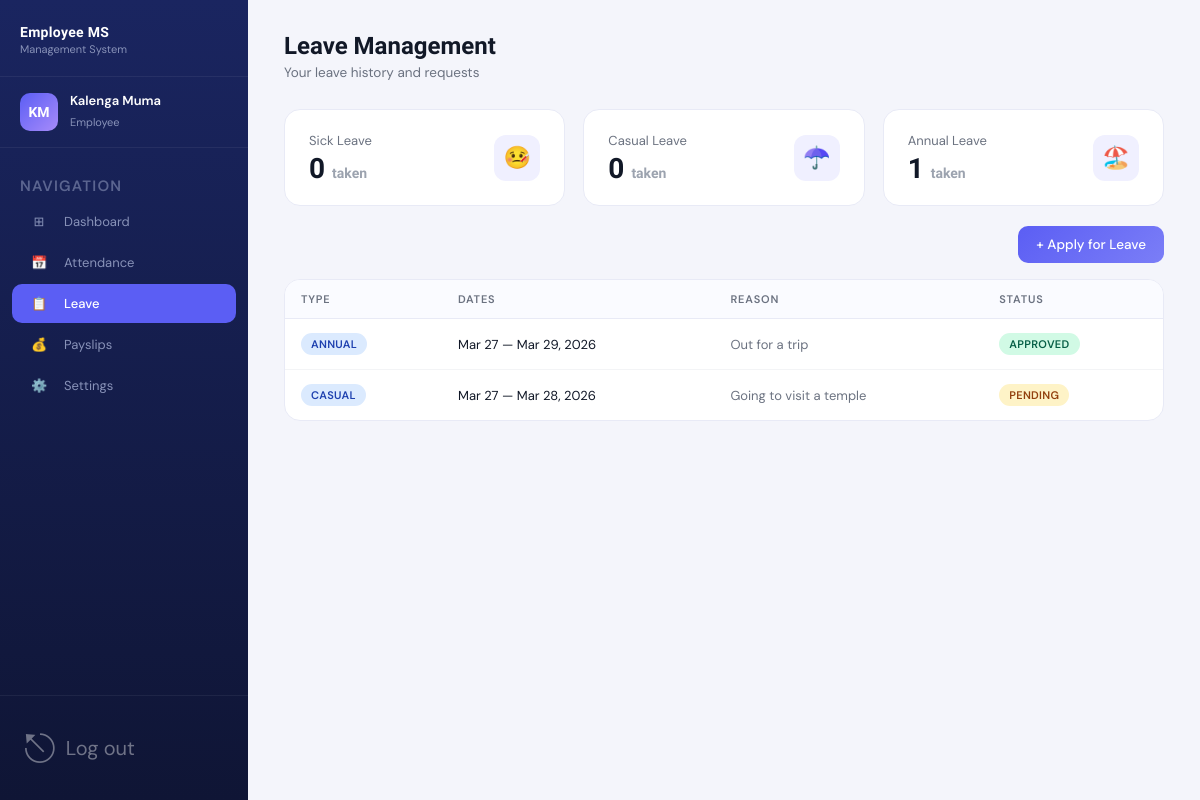
The app's page /employee/leave.php (signed in) with its own data.
### tables this page shows
CREATE TABLE IF NOT EXISTS employees (
    employee_id          INT            PRIMARY KEY AUTO_INCREMENT,
    user_id              INT            UNIQUE NOT NULL,
    full_name            VARCHAR(100)   NOT NULL,
    department_id        INT            NOT NULL,
    position             VARCHAR(100)   NOT NULL,
    basic_salary         DECIMAL(10,2)  NOT NULL,
    joining_date         DATE           NOT NULL,
    annual_leave_balance DECIMAL(5,1)   DEFAULT 12.0,
    bio                  TEXT           NULL,
    is_active            TINYINT(1)     DEFAULT 1,
    FOREIGN KEY (user_id)        REFERENCES users(user_id)             ON DELETE CASCADE,
    FOREIGN KEY (department_id)  REFERENCES departments(department_id)
);

CREATE TABLE IF NOT EXISTS leave_requests (
    leave_id      INT      PRIMARY KEY AUTO_INCREMENT,
    employee_id   INT      NOT NULL,
    leave_type    ENUM('annual','casual','sick','maternity','paternity') DEFAULT 'casual',
    start_date    DATE     NOT NULL,
    end_date      DATE     NOT NULL,
    reason        TEXT     NULL,
    status        ENUM('pending','approved','rejected') DEFAULT 'pending',
    admin_comment TEXT     NULL,
    requested_on  TIMESTAMP DEFAULT CURRENT_TIMESTAMP,
    processed_on  TIMESTAMP NULL,
    FOREIGN KEY (employee_id) REFERENCES employees(employee_id) ON DELETE CASCADE
);

### employee/leave.php (the view, shortened to what this page needs)
<?php
require_once '../database/config.php';
$uid = $_SESSION['user_id'];
$emp = $conn->query("SELECT * FROM employees WHERE user_id=$uid")->fetch_assoc();
$eid = $emp['employee_id'];
$sick_taken   = $conn->query("SELECT COUNT(*) as c FROM leave_requests WHERE employee_id=$eid AND leave_type='sick' AND status='approved'")->fetch_assoc()['c'];
$casual_taken = $conn->query("SELECT COUNT(*) as c FROM leave_requests WHERE employee_id=$eid AND leave_type='casual' AND status='approved'")->fetch_assoc()['c'];
$annual_taken = $conn->query("SELECT COUNT(*) as c FROM leave_requests WHERE employee_id=$eid AND leave_type='annual' AND status='approved'")->fetch_assoc()['c'];
$leaves = $conn->query("SELECT * FROM leave_requests WHERE employee_id=$eid ORDER BY requested_on DESC")->fetch_all(MYSQLI_ASSOC);
?>
<!DOCTYPE html>
<html lang="en">
<head>
<link rel="stylesheet" href="../assets/css/dashboard.css">
</head>
<body>
<div class="app-layout">
    <?php include 'sidebar.php'; ?>
    <div class="main-content">
        <div class="page-header">
            <h1>Leave Management</h1>
            <p>Your leave history and requests</p>
        </div>
        <div class="page-body">
            <div class="stats-grid" style="grid-template-columns:repeat(3,1fr);margin-bottom:20px;">
                <div class="stat-card"><div class="stat-info"><div class="stat-label">Sick Leave</div><div class="stat-value"><?= $sick_taken ?> <span style="font-size:14px;color:#9ca3af;">taken</span></div></div><div class="stat-icon">🤒</div></div>
                <div class="stat-card"><div class="stat-info"><div class="stat-label">Casual Leave</div><div class="stat-value"><?= $casual_taken ?> <span style="font-size:14px;color:#9ca3af;">taken</span></div></div><div class="stat-icon">☂️</div></div>
                <div class="stat-card"><div class="stat-info"><div class="stat-label">Annual Leave</div><div class="stat-value"><?= $annual_taken ?> <span style="font-size:14px;color:#9ca3af;">taken</span></div></div><div class="stat-icon">🏖️</div></div>
            </div>
            <div class="flex-between mb-2">
                <button class="btn btn-primary" onclick="document.getElementById('applyModal').classList.add('open')">+ Apply for Leave</button>
            </div>
            <div class="card">
                <table>
                    <thead>
                        <tr><th>Type</th><th>Dates</th><th>Reason</th><th>Status</th></tr>
                    </thead>
                    <tbody>
                    <?php if (empty($leaves)): ?>
                        <tr><td colspan="4"><div class="empty-state"><div class="empty-icon">📋</div><p>No leave requests yet.</p></div></td></tr>
                    <?php else: foreach ($leaves as $l):
                        $badge = $l['status']==='approved'?'badge-success':($l['status']==='rejected'?'badge-danger':'badge-warning');
                    ?>
                        <tr>
                            <td><span class="badge badge-info"><?= strtoupper($l['leave_type']) ?></span></td>
                            <td style="font-size:13px;"><?= date('M j', strtotime($l['start_date'])) ?> — <?= date('M j, Y', strtotime($l['end_date'])) ?></td>
                            <td style="color:#6b7280;font-size:13px;"><?= htmlspecialchars($l['reason'] ?? '—') ?></td>
                            <td><span class="badge <?= $badge ?>"><?= strtoupper($l['status']) ?></span></td>
                        </tr>
                    <?php endforeach; endif; ?>
                    </tbody>
                </table>
            </div>
        </div>
    </div>
</div>
</body>
</html>

### assets/css/dashboard.css (style rules this page uses)
*, *::before, *::after { box-sizing: border-box; margin: 0; padding: 0; }
:root { --navy: #0f1535; --navy-mid: #1a2560; --accent: #5b5ef4; --accent-light: #7b7ef7; --sidebar-width: 248px; --text-white: #ffffff; --text-muted: #8892b8; --body-bg: #f4f5fb; --card-bg: #ffffff; --border: #e8eaf6; --success: #10b981; --warning: #f59e0b; --danger: #ef4444; --info: #3b82f6; --text-dark: #111827; --text-gray: #6b7280; }
html, body { height: 100%; font-family: 'DM Sans', sans-serif; background: var(--body-bg); color: var(--text-dark); }
.app-layout { display: flex; height: 100vh; overflow: hidden; }
.main-content { margin-left: var(--sidebar-width); flex: 1; overflow-y: auto; height: 100vh; }
.page-header { padding: 32px 36px 0; }
.page-header h1 { font-family: 'Sora', sans-serif; font-size: 24px; font-weight: 700; color: var(--text-dark); margin-bottom: 4px; }
.page-header p { font-size: 13.5px; color: var(--text-gray); margin-bottom: 28px; }
.page-body { padding: 0 36px 36px; }
.stats-grid { display: grid; grid-template-columns: repeat(auto-fit, minmax(200px, 1fr)); gap: 18px; margin-bottom: 28px; }
.stat-card { background: var(--card-bg); border: 1px solid var(--border); border-radius: 16px; padding: 22px 24px; display: flex; align-items: center; justify-content: space-between; transition: box-shadow 0.2s; }
.stat-info .stat-label { font-size: 13px; color: var(--text-gray); margin-bottom: 6px; }
.stat-info .stat-value { font-family: 'Sora', sans-serif; font-size: 28px; font-weight: 700; color: var(--text-dark); line-height: 1; }
.stat-icon { width: 46px; height: 46px; border-radius: 12px; display: flex; align-items: center; justify-content: center; font-size: 22px; background: #f0f0ff; }
.card { background: var(--card-bg); border: 1px solid var(--border); border-radius: 16px; overflow: hidden; margin-bottom: 20px; }
table { width: 100%; border-collapse: collapse; }
thead th { text-align: left; font-size: 11px; font-weight: 600; color: var(--text-gray); text-transform: uppercase; letter-spacing: 0.8px; padding: 12px 16px; border-bottom: 1px solid var(--border); background: #fafbff; }
tbody td { padding: 14px 16px; font-size: 13.5px; color: var(--text-dark); border-bottom: 1px solid #f3f4f6; }
tbody tr:last-child td { border-bottom: none; }
.badge { display: inline-flex; align-items: center; padding: 4px 10px; border-radius: 20px; font-size: 11px; font-weight: 600; letter-spacing: 0.3px; }
.badge-success { background: #d1fae5; color: #065f46; }
.badge-warning { background: #fef3c7; color: #92400e; }
.badge-info { background: #dbeafe; color: #1e40af; }
.btn { display: inline-flex; align-items: center; gap: 8px; padding: 10px 18px; border-radius: 10px; font-size: 13.5px; font-family: 'DM Sans', sans-serif; font-weight: 500; cursor: pointer; border: none; text-decoration: none; transition: all 0.2s; }
.btn-primary { background: linear-gradient(135deg, var(--accent), var(--accent-light)); color: white; }
.mb-2 { margin-bottom: 16px; }
.flex-between { display: flex; align-items: center; justify-content: space-between; }

### records on screen
employees: employee_id "1"
leave_requests: leave_type "ANNUAL", start_date "Mar 27", end_date "Mar 29, 2026", reason "Out for a trip", status "APPROVED"
leave_requests: leave_type "CASUAL", start_date "Mar 27", end_date "Mar 28, 2026", reason "Going to visit a temple", status "PENDING"

### other values on screen
$initials "KM"
$name "Kalenga Muma"
$sick_taken "0"
$casual_taken "0"
